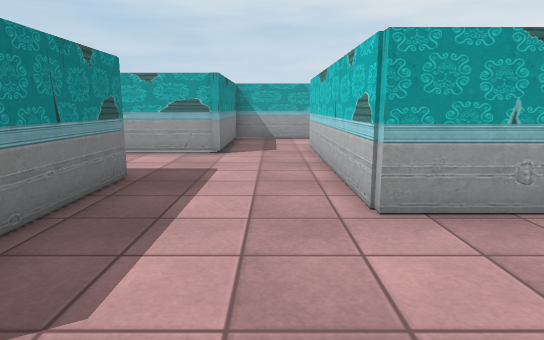
view 1 (above)

16 first-person views from a walk through a 3-D level made in the Unity game engine. The camera is 1.2 m above the floor, tilts 10° down and sees 75° across. The floor is counted in squares, 1 m on a side. Each view is taken from the middle of a square. On the plan, view 1 faces up. The plan holds only what a view shows up to about 14 squares ahead; the rest is blank. Some animated figures are not drawn. Some surface patterns are stand-ins.

view 2
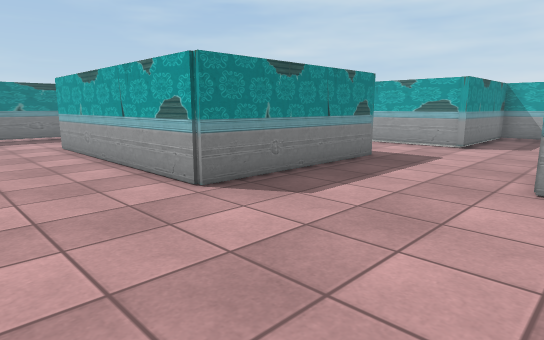

view 3
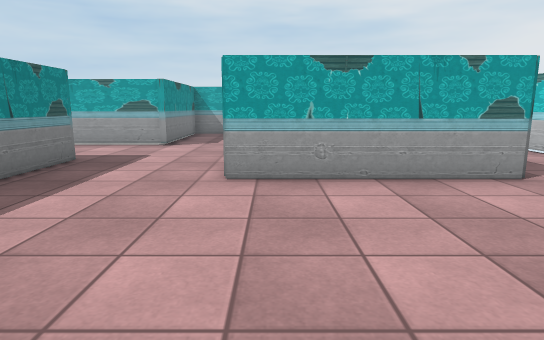

view 4
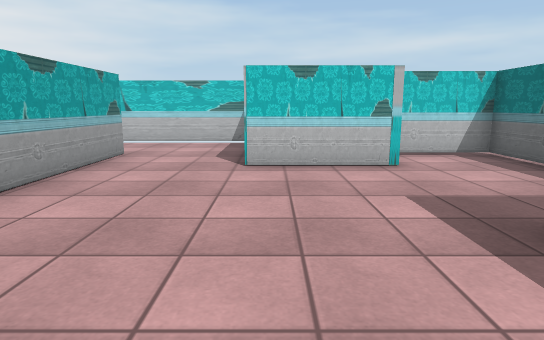

view 5
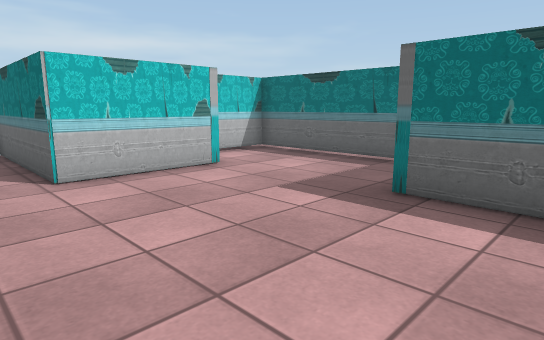

view 6
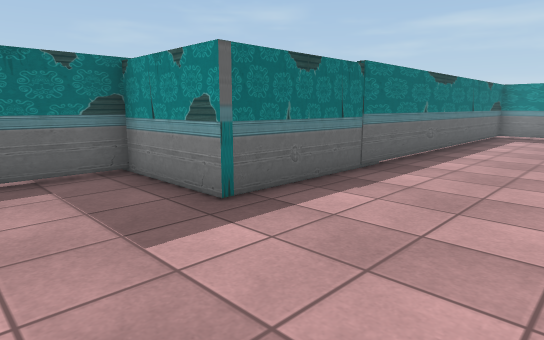

view 7
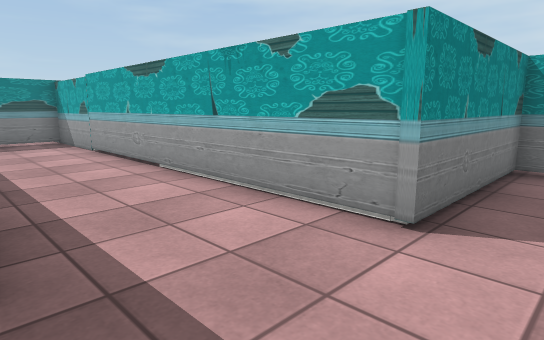

view 8
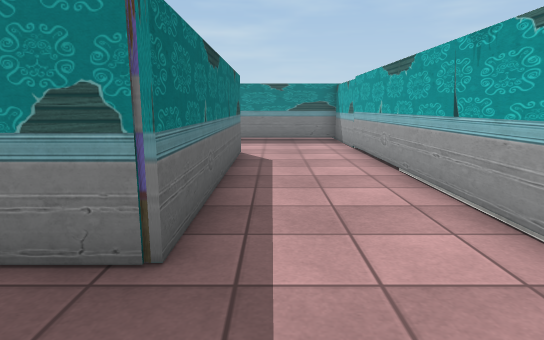

view 9
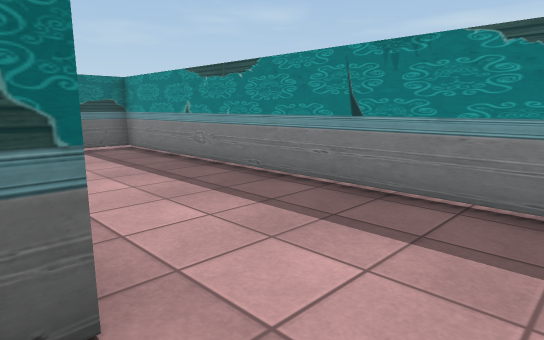

view 10
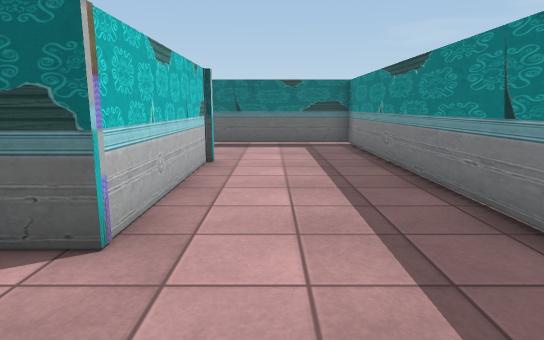

view 11
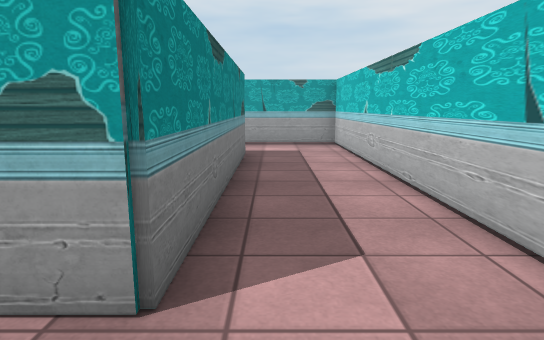

view 12
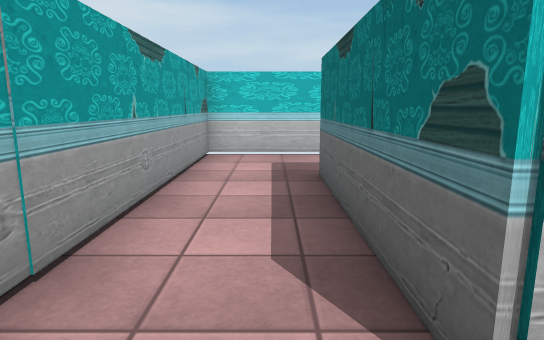

view 13
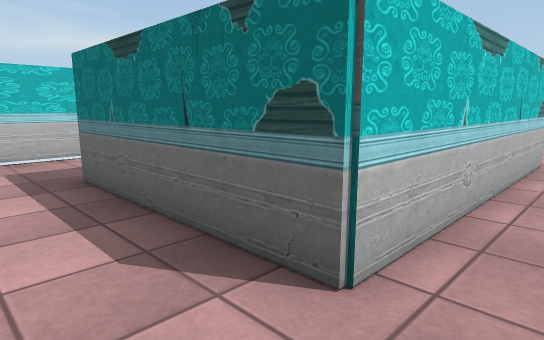

view 14
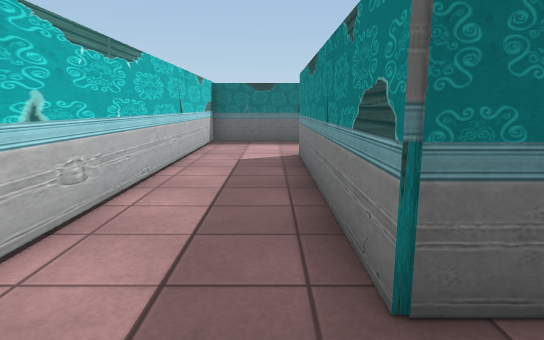

view 15
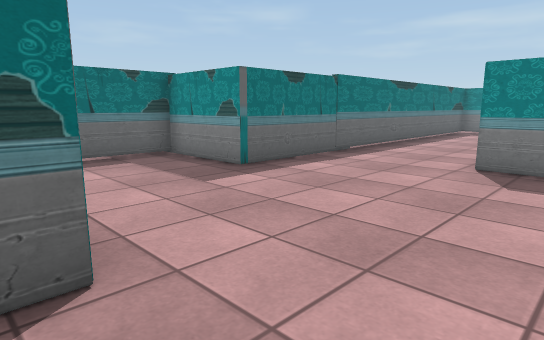

view 16
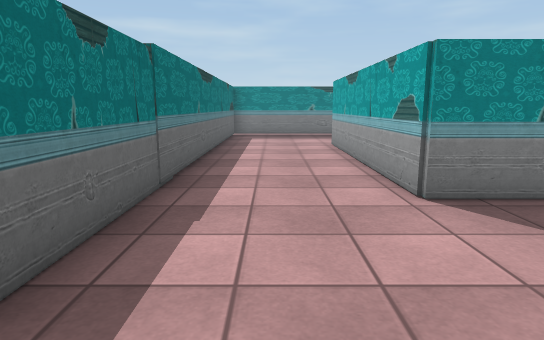

### Floor plan
Points are (right, up) in squares from view 1. A wall is a line through its corners. A room is listed if a view was taken in it or the views show most of it. See-through windows are left out.
Room 1 (views 1, 2, 3, 4, 5, 6, 7, 8, 9, 10, 11, 12, 13, 14, 15, 16)
walls: (-2.5, 6.2) (-2.5, 1) (-9.5, 1) (-9.5, 6.2) (-2.5, 6.2); (1.2, 3.9) (1.2, 11.2) (6.3, 11.2) (6.3, 3.9) (1.2, 3.9); (4.3, -2.8) (4.3, 0.6) (9.1, 0.6) (9.1, 13.6) (-1.4, 13.6) (-1.4, 9.4) (-13.5, 9.4) (-13.5, -2.7) (0.3, -2.7) (0.3, -5.5) (6, -5.5) (6, -3.2)

Where each view was taken, in squares from view 1:
view 1: 0 up, 0 right, facing up
view 2: 2 down, 2 right, facing up-left
view 3: 2 down, 2 right, facing up
view 4: 0 up, 3 left, facing right
view 5: 2 up, 2 left, facing down-right
view 6: 1 up, 3 right, facing down-left
view 7: 6 up, 0 right, facing up-left
view 8: 7 up, 0 right, facing left
view 9: 8 up, 9 left, facing down-left
view 10: 9 up, 11 left, facing down
view 11: 2 up, 7 right, facing up
view 12: 12 up, 0 right, facing right
view 13: 13 up, 0 right, facing down-right
view 14: 13 up, 7 right, facing down
view 15: 3 up, 5 right, facing down-left
view 16: 1 down, 2 right, facing left
